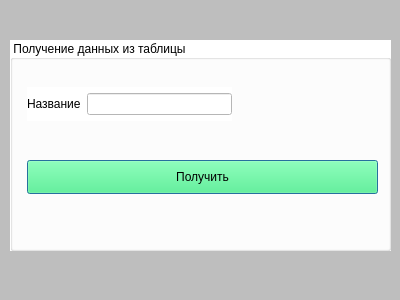
<?xml version="1.0" encoding="UTF-8"?>
<ui version="4.0">
 <class>connect_table</class>
 <widget class="QDialog" name="connect_table">
  <property name="geometry">
   <rect>
    <x>0</x>
    <y>0</y>
    <width>400</width>
    <height>300</height>
   </rect>
  </property>
  <property name="windowTitle">
   <string>Dialog</string>
  </property>
  <property name="styleSheet">
   <string notr="true">background-color: rgb(190, 190, 190);</string>
  </property>
  <widget class="QGroupBox" name="groupBox">
   <property name="geometry">
    <rect>
     <x>10</x>
     <y>40</y>
     <width>381</width>
     <height>211</height>
    </rect>
   </property>
   <property name="styleSheet">
    <string notr="true">background-color: rgb(255, 255, 255);</string>
   </property>
   <property name="title">
    <string>Получение данных из таблицы</string>
   </property>
   <widget class="QLabel" name="label_2">
    <property name="geometry">
     <rect>
      <x>60</x>
      <y>130</y>
      <width>58</width>
      <height>18</height>
     </rect>
    </property>
    <property name="text">
     <string/>
    </property>
   </widget>
   <widget class="QPushButton" name="pushButton">
    <property name="geometry">
     <rect>
      <x>17</x>
      <y>120</y>
      <width>351</width>
      <height>34</height>
     </rect>
    </property>
    <property name="styleSheet">
     <string notr="true">background-color: rgb(57, 255, 120);</string>
    </property>
    <property name="text">
     <string>Получить</string>
    </property>
   </widget>
   <widget class="QWidget" name="layoutWidget">
    <property name="geometry">
     <rect>
      <x>17</x>
      <y>47</y>
      <width>205</width>
      <height>34</height>
     </rect>
    </property>
    <layout class="QHBoxLayout" name="horizontalLayout">
     <item>
      <widget class="QLabel" name="label">
       <property name="text">
        <string>Название</string>
       </property>
      </widget>
     </item>
     <item>
      <widget class="QLineEdit" name="name"/>
     </item>
    </layout>
   </widget>
  </widget>
 </widget>
 <resources/>
 <connections/>
</ui>
